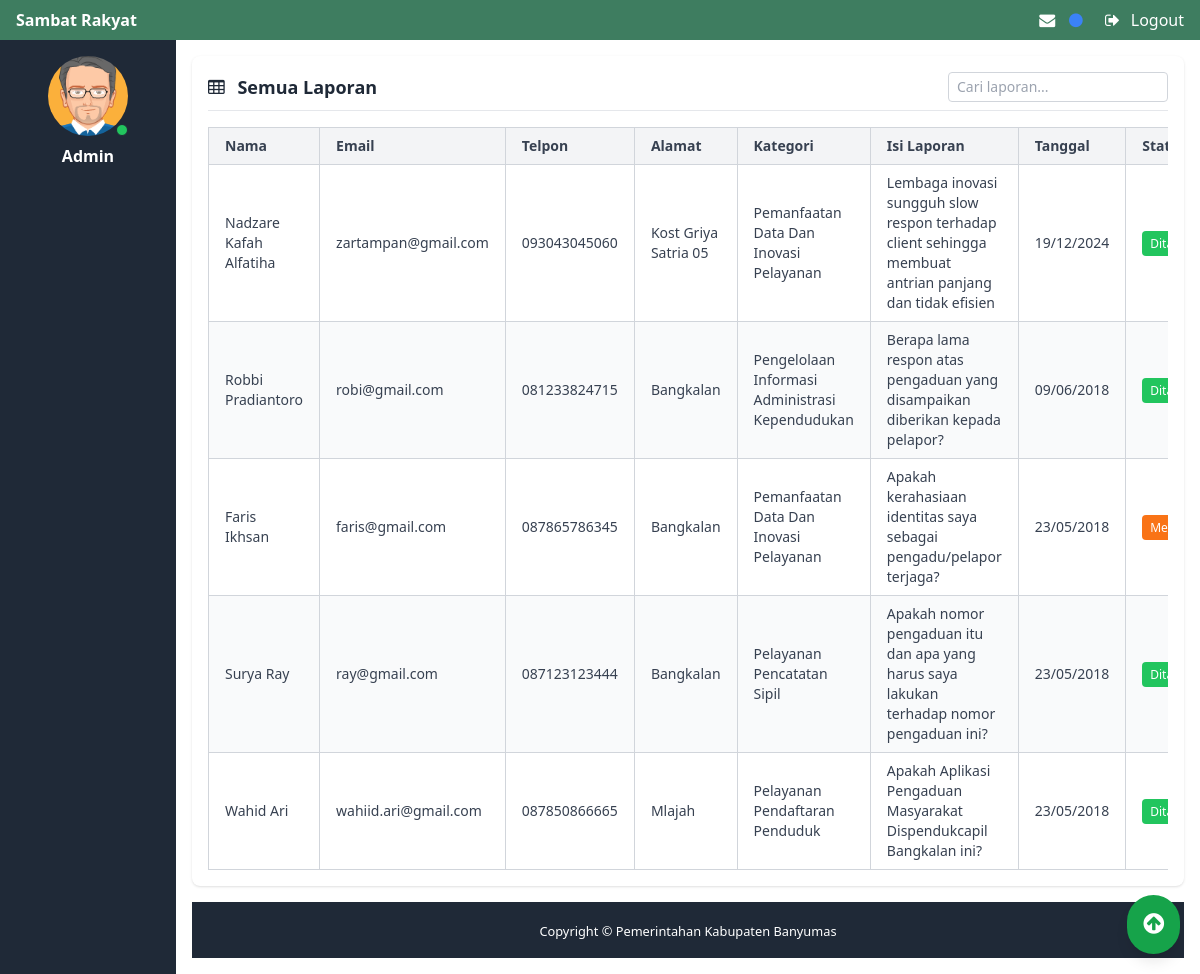
Before: /admin/list_sambat.php with the older database file.
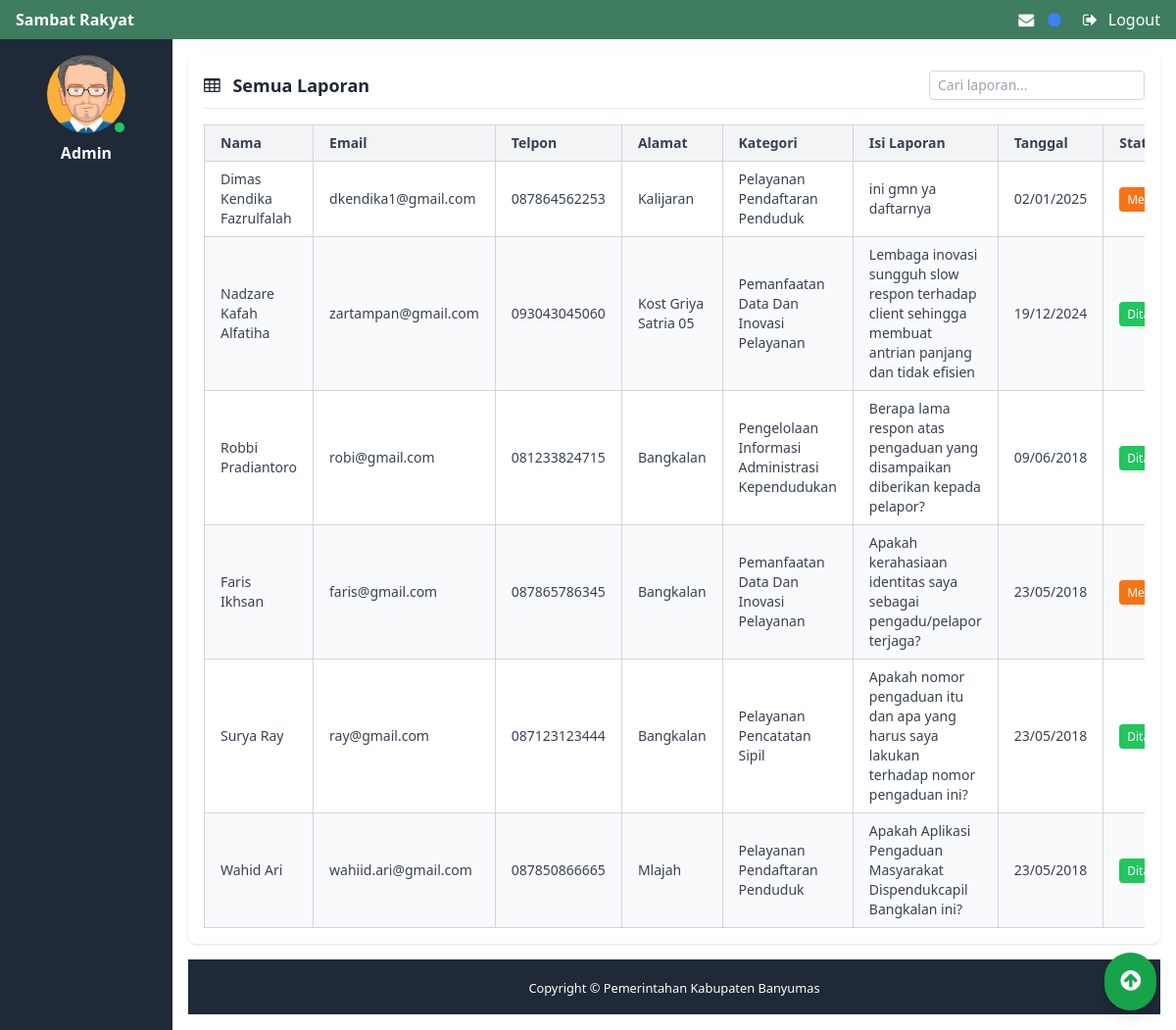
After: the same page with the newer database file.
### tables this page shows
CREATE TABLE `laporan` (
  `id` int(11) NOT NULL,
  `nama` varchar(64) NOT NULL,
  `email` varchar(64) NOT NULL,
  `telpon` varchar(12) NOT NULL,
  `alamat` varchar(256) NOT NULL,
  `tujuan` int(11) NOT NULL,
  `isi` varchar(2048) NOT NULL,
  `tanggal` timestamp NOT NULL DEFAULT current_timestamp() ON UPDATE current_timestamp(),
  `status` varchar(12) NOT NULL,
  `upvotes` int(11) DEFAULT 0,
  `downvotes` int(11) DEFAULT 0
);

CREATE TABLE `divisi` (
  `id_divisi` int(11) NOT NULL,
  `nama_divisi` varchar(64) NOT NULL
);

### admin/list_sambat.php (the view, shortened to what the changed rows need)
<?php
    require_once("database.php");
?>
<!DOCTYPE html>
<html lang="en">
<head>
    <link href="vendor/font-awesome/css/font-awesome.min.css" rel="stylesheet" type="text/css">
    <link rel="stylesheet" href="../css/output.css">
    <script src="https://cdn.tailwindcss.com"></script>
</head>
<body class="" id="page-top">
        <?php
        $statement = $db->query("SELECT * FROM laporan ORDER BY laporan.id DESC LIMIT 1");
        ?>
    <div class="flex h-auto">
<div class="container mx-auto p-4">
            <div class="bg-white shadow rounded-lg p-4 mb-4">
    <div class="flex items-center justify-between border-b pb-2 mb-4">
        <h2 class="text-lg font-semibold text-gray-800">
            <i class="fa fa-table mr-2"></i> Semua Laporan
        </h2>
    </div>
    <div class="overflow-x-auto">
        <table id="reportTable" class="min-w-full border-collapse border border-gray-300 text-sm text-gray-700">
            <thead class="bg-gray-100">
                <tr>
                    <th class="border border-gray-300 px-4 py-2 text-left cursor-pointer" onclick="sortTable(0)">Nama</th>
                    <th class="border border-gray-300 px-4 py-2 text-left cursor-pointer" onclick="sortTable(1)">Email</th>
                    <th class="border border-gray-300 px-4 py-2 text-left cursor-pointer" onclick="sortTable(2)">Telpon</th>
                    <th class="border border-gray-300 px-4 py-2 text-left cursor-pointer" onclick="sortTable(3)">Alamat</th>
                    <th class="border border-gray-300 px-4 py-2 text-left cursor-pointer" onclick="sortTable(4)">Kategori</th>
                    <th class="border border-gray-300 px-4 py-2 text-left">Isi Laporan</th>
                    <th class="border border-gray-300 px-4 py-2 text-left cursor-pointer" onclick="sortTable(6)">Tanggal</th>
                    <th class="border border-gray-300 px-4 py-2 text-left cursor-pointer" onclick="sortTable(7)">Status</th>
                </tr>
            </thead>
            <tbody id="tableBody">
                <?php
                if ($id_admin > 0) {
                    $statement = $db->query("SELECT * FROM laporan, divisi WHERE laporan.tujuan = divisi.id_divisi AND laporan.tujuan = $id_admin ORDER BY laporan.id DESC");
                } else {
                    $statement = $db->query("SELECT * FROM laporan, divisi WHERE laporan.tujuan = divisi.id_divisi ORDER BY laporan.id DESC");
                }
                foreach ($statement as $key) {
                    $mysqldate = $key['tanggal'];
                    $phpdate = strtotime($mysqldate);
                    $tanggal = date('d/m/Y', $phpdate);
                    $status = $key['status'];
                    if ($status == "Ditanggapi") {
                        $style_status = "<span class='bg-green-500 text-white px-2 py-1 rounded text-xs'>Ditanggapi</span>";
                    } elseif ($status == "Terposting") {
                        $style_status = "<span class='bg-blue-500 text-white px-2 py-1 rounded text-xs'>Terposting</span>";
                    } else {
                        $style_status = "<span class='bg-orange-500 text-white px-2 py-1 rounded text-xs'>Menunggu</span>";
                    }
                ?>
                    <tr class="odd:bg-white even:bg-gray-50">
                        <td class="border border-gray-300 px-4 py-2"><?php echo $key['nama']; ?></td>
                        <td class="border border-gray-300 px-4 py-2"><?php echo $key['email']; ?></td>
                        <td class="border border-gray-300 px-4 py-2"><?php echo $key['telpon']; ?></td>
                        <td class="border border-gray-300 px-4 py-2"><?php echo $key['alamat']; ?></td>
                        <td class="border border-gray-300 px-4 py-2"><?php echo $key['nama_divisi']; ?></td>
                        <td class="border border-gray-300 px-4 py-2"><?php echo $key['isi']; ?></td>
                        <td class="border border-gray-300 px-4 py-2"><?php echo $tanggal; ?></td>
                        <td class="border border-gray-300 px-4 py-2"><?php echo $style_status; ?></td>
                    </tr>
                <?php
                }
                ?>
            </tbody>
        </table>
    </div>
</div>
    </div>
</body>
</html>

Changed rows visible on the page:
added laporan: nama "Dimas Kendika Fazrulfalah", email "dkendika1@gmail.com", telpon "087864562253", alamat "Kalijaran", tujuan.nama_divisi "Pelayanan Pendaftaran Penduduk", isi "ini gmn ya daftarnya", tanggal "02/01/2025", status "Menunggu"
